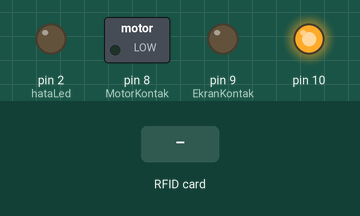
Simulated run of this sketch. Board: Arduino Uno, built with avr-gcc and run on an emulated ATmega328P. On the bench: switched loads named in the sketch (green lamp = pin HIGH), output pins drawn as LEDs (lit = HIGH). Inputs (shaded band) come from the test bench.

Above: at 1.2 s.
1.3 s: RFID card 12 34 56 78 held to the reader
At 1.9 s:
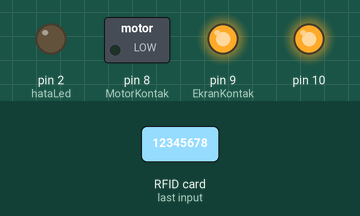
Timing chart, 0 to 4.3 s (numbered marks = the images above; inputs shaded):
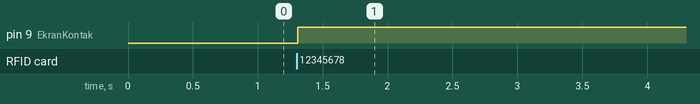

Measured:
- after the input at 1.3 s, pin 9 (EkranKontak): LOW → HIGH at once

The sketch:

1.1Beta.ino
```cpp
//Rahman Ve Rahim Olan ALLAH'ın Adıyla
//GoToGo 1.1 Beta

#include <SPI.h>
#include <MFRC522.h>

// RFID için tanımlamalar
#define RST_PIN 0
#define SS_PIN 0
MFRC522 rfid(SS_PIN, RST_PIN);

// Yetkili kart ID'si (Örnek: kendi kartınızın ID'sini yazın)
byte authorizedID[4] = {0x12, 0x34, 0x56, 0x78};

// Zaman sabitleri
const unsigned long KART_TIMEOUT = 300000;    // 5 dakika (milisaniye)
const unsigned long SUREKLI_OKUMA_SURE = 3000; // 3 saniye
const unsigned long MOTOR_TIMEOUT = 15000;    // 15 saniye
#define sinyalsn 200   //ms cinsinden

//Pin Tanımlamaları
// Motor ve Sensörler
#define SolMotorHiz        A0
#define SagMotorHiz        A1
#define AnlikTuketim       A2
//#define AnlikVoltaj        A3
#define BataryaVoltaj    A4

// Sinyaller ve Işıklar (Giriş + Çıkış)
#define hataLed            2
#define SolSinyalButon     0
#define SolSinyalLed       0

#define SagSinyalButon     0
#define SagSinyalLed       0

#define StopButon          0
#define StopLed            0

#define OnFarButon         0
#define OnFarLed           0

#define DortluButon        0
#define sinyallambabuton   0
#define sinyallamba        0

// Sıcaklık Sensörleri
#define OrtamSicaklik      0
#define SolMotorSicaklik   0
#define SagMotorSicaklik   0

// Vites Konumu
#define VitesD             0
#define VitesP             0
#define VitesR             0

// Multimedya Kontrolleri
#define MultimediaSag      0
#define MultimediaSol      0
#define MultimediaYukari   0
#define MultimediaAsagi    0
#define MultimediaOk       0

// Diğer
#define AcilDurum          0
#define Enlem              0
#define Boylam             0
#define EkranKontak        9  // Pikontak pini
#define MotorKontak        8
#define frenswitch

// Değişkenler
unsigned long sonOkumaZamani = 0;
unsigned long surekliOkumaBaslangic = 0;
bool kartSurekliOkunuyor = false;
bool motorAcik = false;
bool pinkontakAcik = false;
int Solsinyaldata = 0;
int Sagsinyaldata = 0;

void setup() {
  //Pin Tanımlamaları
  // Giriş pinleri
  pinMode(SolSinyalButon, INPUT);
  pinMode(SagSinyalButon, INPUT);
  pinMode(StopButon, INPUT);
  pinMode(OnFarButon, INPUT);
  pinMode(DortluButon, INPUT);
  pinMode(VitesD, INPUT);
  pinMode(VitesP, INPUT);
  pinMode(VitesR, INPUT);
  pinMode(MultimediaSag, INPUT);
  pinMode(MultimediaSol, INPUT);
  pinMode(MultimediaYukari, INPUT);
  pinMode(MultimediaAsagi, INPUT);
  pinMode(MultimediaOk, INPUT);
  pinMode(AcilDurum, INPUT);

  // Çıkış pinleri
  pinMode(SolSinyalLed, OUTPUT);
  pinMode(SagSinyalLed, OUTPUT);
  pinMode(StopLed, OUTPUT);
  pinMode(OnFarLed, OUTPUT);
  pinMode(hataLed, OUTPUT);
  pinMode(EkranKontak, OUTPUT); // Pikontak pini
  pinMode(MotorKontak, OUTPUT); // Motorkontak pini

  // Başlangıçta tüm kontaklar kapalı
  digitalWrite(EkranKontak, LOW);
  digitalWrite(MotorKontak, LOW);

  // RFID başlatma
  SPI.begin();
  rfid.PCD_Init();
}

void loop() {

//RFID Kart okunması
  unsigned long simdi = millis();
  bool yeniKartOkundu = false;

  // RFID okuma
  if (rfid.PICC_IsNewCardPresent() && rfid.PICC_ReadCardSerial()) {
    yeniKartOkundu = true;

    // Kart yetkili mi kontrol et
    bool yetkiliKart = true;
    for (byte i = 0; i < 4; i++) {
      if (rfid.uid.uidByte[i] != authorizedID[i]) {
        yetkiliKart = false;
        break;
      }
    }

    if (yetkiliKart) {
      sonOkumaZamani = simdi;

      // İlk okumada pinkontak aç
      if (!pinkontakAcik) {
        digitalWrite(EkranKontak, HIGH);
        pinkontakAcik = true;
      }

      // Sürekli okuma kontrolü
      if (!kartSurekliOkunuyor) {
        surekliOkumaBaslangic = simdi;
        kartSurekliOkunuyor = true;
      } else {
        // 3 saniye boyunca sürekli okunuyorsa motoru aç
        if (simdi - surekliOkumaBaslangic >= SUREKLI_OKUMA_SURE && !motorAcik) {
          digitalWrite(MotorKontak, HIGH);
          motorAcik = true;
        }
      }
    }

    rfid.PICC_HaltA();
    rfid.PCD_StopCrypto1();
  }

  // Kart okunmadıysa sürekli okuma durumunu sıfırla
  if (!yeniKartOkundu && kartSurekliOkunuyor) {
    kartSurekliOkunuyor = false;
  }

  // Zaman aşımlarını kontrol et
  if (pinkontakAcik) {
    // 5 dakika içinde kart okunmazsa pinkontak kapat
    if (simdi - sonOkumaZamani >= KART_TIMEOUT) {
      digitalWrite(EkranKontak, LOW);
      digitalWrite(MotorKontak, LOW);
      pinkontakAcik = false;
      motorAcik = false;
      kartSurekliOkunuyor = false;
    }
  }

  if (motorAcik && !kartSurekliOkunuyor) {
    // Motor açık ve kart sürekli okunmuyorsa 15 sn sonra motoru kapat
    if (simdi - sonOkumaZamani >= MOTOR_TIMEOUT) {
      digitalWrite(MotorKontak, LOW);
      motorAcik = false;
    }
  }


if (pinkontakAcik == 1) {
//Sinayllerin kontrolü
  if(digitalRead(SolSinyalButon) == HIGH) {
      delay(sinyalsn);
      digitalWrite(SolSinyalLed,1 );
      Solsinyaldata = 1;
      delay(sinyalsn);
      digitalWrite(SolSinyalLed,0 );
      Solsinyaldata = 0;
    }else {
      if(digitalRead(SagSinyalButon) == HIGH) {
      delay(sinyalsn);
      digitalWrite(SagSinyalLed,1 );
      Sagsinyaldata = 1;
      delay(sinyalsn);
      digitalWrite(SagSinyalLed,0 );
      Sagsinyaldata = 0;

      }else {
        if(digitalRead(DortluButon) == HIGH) {
          delay(sinyalsn);
          digitalWrite(SolSinyalLed,1 );
          Solsinyaldata = 1;
          digitalWrite(SagSinyalLed,1 );
          Sagsinyaldata = 1;
          delay(sinyalsn);
          digitalWrite(SolSinyalLed,0 );
          Solsinyaldata = 0;
          digitalWrite(SagSinyalLed,0 );
          Sagsinyaldata = 0;

        }else{
          digitalWrite(SolSinyalLed,0 );
          digitalWrite(SagSinyalLed,0 );
          Sagsinyaldata = 0;
          Solsinyaldata = 0;
          }
      }
    }


 }
}
```
